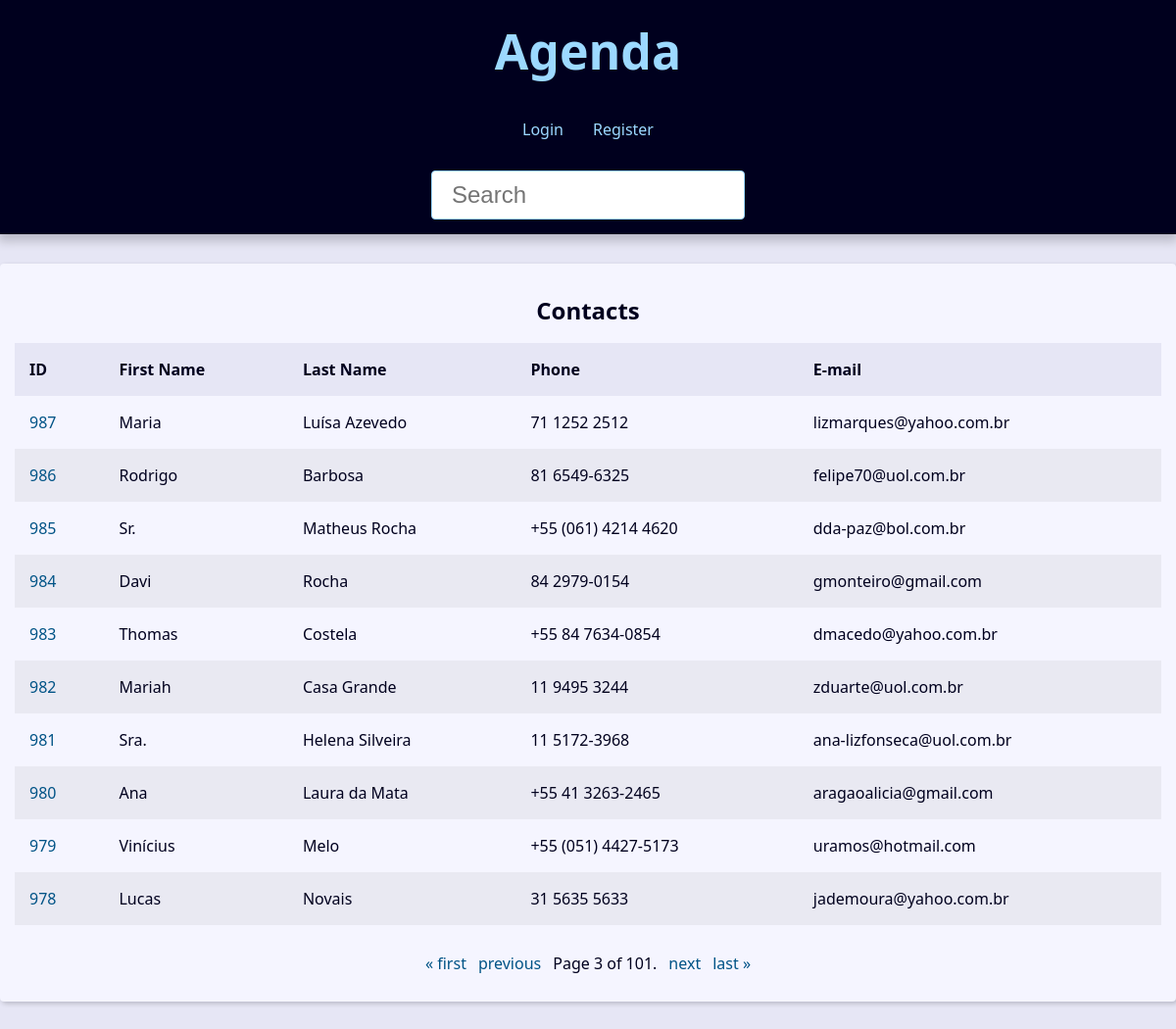
The app's page /?page=3&q= with its own data.
### contact/models.py (models this page shows, shortened)
class Contact(models.Model):
    first_name = models.CharField(max_length=50)
    last_name = models.CharField(max_length=50, blank=True)
    phone = models.CharField(max_length=50)
    email = models.EmailField(max_length=254, blank=True)
    created_date = models.DateTimeField(default=timezone.now)
    description = models.TextField(blank=True)
    show = models.BooleanField(default=True)
    picture = models.ImageField(blank=True, null=True, upload_to='pictures/%Y/%m/')
    category = models.ForeignKey(
        Category,
        on_delete=models.SET_NULL,
        blank=True, null=True
    )
    owner = models.ForeignKey(
        User,
        on_delete=models.SET_NULL,
        blank=True, null=True
    )

### contact/views/contact_views.py (the view)
# urls.py: path('', views.index, name='index'),
def index(request):
    contacts = Contact.objects \
        .filter(show=True)\
        .order_by('-id')
    paginator = Paginator(contacts, 10)
    page_number = request.GET.get("page")
    page_obj = paginator.get_page(page_number)
    context = {
        'page_obj': page_obj,
        'site_title': 'Contatos - '
    }
    return render(
        request,
        'contact/index.html',
        context
    )

### contact/templates/contact/index.html (shortened to what this page needs)
{% extends 'global/base.html' %}
{% block content %}
  {% if page_obj %}
    <div class="responsive-table">
      <table class="contacts-table">
        <caption class="table-caption ">
          Contacts
        </caption>
        <thead>
          <tr class="table-row table-row-header">
            <th class="table-header">ID</th>
            <th class="table-header">First Name</th>
            <th class="table-header">Last Name</th>
            <th class="table-header">Phone</th>
            <th class="table-header">E-mail</th>
          </tr>
        </thead>
        <tbody>
          {% for contact in page_obj %}
            <tr class="table-row">
              <td class="table-cel">
                <a
                  class="table-link"
                  href="{% url 'contact:contact' contact.id %}"
                >
                  {{ contact.id }}
                </a>
              </td>
              <td class="table-cel">
                {{ contact.first_name }}
              </td>
              <td class="table-cel">
                {{ contact.last_name }}
              </td>
              <td class="table-cel">
                {{ contact.phone }}
              </td>
              <td class="table-cel">
                {{ contact.email }}
              </td>
            </tr>
          {% endfor %}
        </tbody>
      </table>
    </div>
  {% else %}
    <div class="single-contact">
      <h1 class="single-contact-name">
        Nenhum contato encontrado.
      </h1>
    </div>
  {% endif %}
{% endblock content %}

### base_static/global/css/style.css (style rules this page uses)
:root { --spacing: 1.5rem; --link-dark-color: rgb(0, 83, 134); --link-light-color: rgb(156, 217, 255); --clr-white: rgb(245, 245, 255); --clr-black: rgb(0, 0, 30); --clr-light-gray: rgb(230, 230, 245); --clr-dark-shadow-5: rgba(0, 0, 10, 5%); --clr-dark-shadow-10: rgba(0, 0, 10, 10%); --clr-dark-shadow-20: rgba(0, 0, 10, 20%); --clr-light-shadow-5: rgba(200, 200, 255, 5%); --clr-light-shadow-10: rgba(200, 200, 255, 10%); --clr-light-shadow-20: rgba(200, 200, 255, 20%); --main-page-width: 120rem; --table-min-width: 60rem; --biggest-font-size: 5rem; --bigger-font-size: 4rem; --big-font-size: 3.2rem; --medium-font-size: 2.4rem; --small-font-size: 1.6rem; --smaller-font-size: 1.4rem; --smallest-font-size: 1.2rem; --transition-fast: 300ms; --transition-medium: 600ms; --transition-slow: 1s; --default-border-radius: 4px; }
*, *::before, *::after { margin: 0; padding: 0; box-sizing: border-box; }
html { font-size: 62.5%; }
body { font-family: system-ui, -apple-system, BlinkMacSystemFont, 'Segoe UI', Roboto, Oxygen, Ubuntu, Cantarell, 'Open Sans', 'Helvetica Neue', sans-serif; line-height: 1.5; font-size: var(--small-font-size); color: var(--clr-black); -webkit-font-smoothing: antialiased; background: var(--clr-light-gray); }
.responsive-table { width: 100%; overflow-x: auto; }
.contacts-table { width: 100%; min-width: var(--table-min-width); border-collapse: collapse; }
.table-caption { font-size: var(--medium-font-size); font-weight: bold; padding: var(--spacing); }
.table-row { text-align: left; text-overflow: ellipsis; transition: background-color var(--transition-fast) ease-in-out; }
.table-row:nth-of-type(2n) { background: var(--clr-dark-shadow-5); }
.table-row-header { background: var(--clr-light-gray); color: var(--clr-black); }
.table-cel, .table-header { padding: var(--spacing); }
.table-link { color: var(--link-dark-color); transition: color var(--transition-fast) ease-in-out; text-decoration: none; }

### records on screen
Contact: id "987", first_name "Maria", last_name "Luísa Azevedo", phone "71 1252 2512", email "lizmarques@yahoo.com.br"
Contact: id "986", first_name "Rodrigo", last_name "Barbosa", phone "81 6549-6325", email "felipe70@uol.com.br"
Contact: id "985", first_name "Sr.", last_name "Matheus Rocha", phone "+55 (061) 4214 4620", email "dda-paz@bol.com.br"
Contact: id "984", first_name "Davi", last_name "Rocha", phone "84 2979-0154", email "gmonteiro@gmail.com"
Contact: id "983", first_name "Thomas", last_name "Costela", phone "+55 84 7634-0854", email "dmacedo@yahoo.com.br"
Contact: id "982", first_name "Mariah", last_name "Casa Grande", phone "11 9495 3244", email "zduarte@uol.com.br"
Contact: id "981", first_name "Sra.", last_name "Helena Silveira", phone "11 5172-3968", email "ana-lizfonseca@uol.com.br"
Contact: id "980", first_name "Ana", last_name "Laura da Mata", phone "+55 41 3263-2465", email "aragaoalicia@gmail.com"
Contact: id "979", first_name "Vinícius", last_name "Melo", phone "+55 (051) 4427-5173", email "uramos@hotmail.com"
Contact: id "978", first_name "Lucas", last_name "Novais", phone "31 5635 5633", email "jademoura@yahoo.com.br"

### other values on screen
{{ page_obj.number }} "3"
{{ page_obj.paginator.num_pages }} "101"
